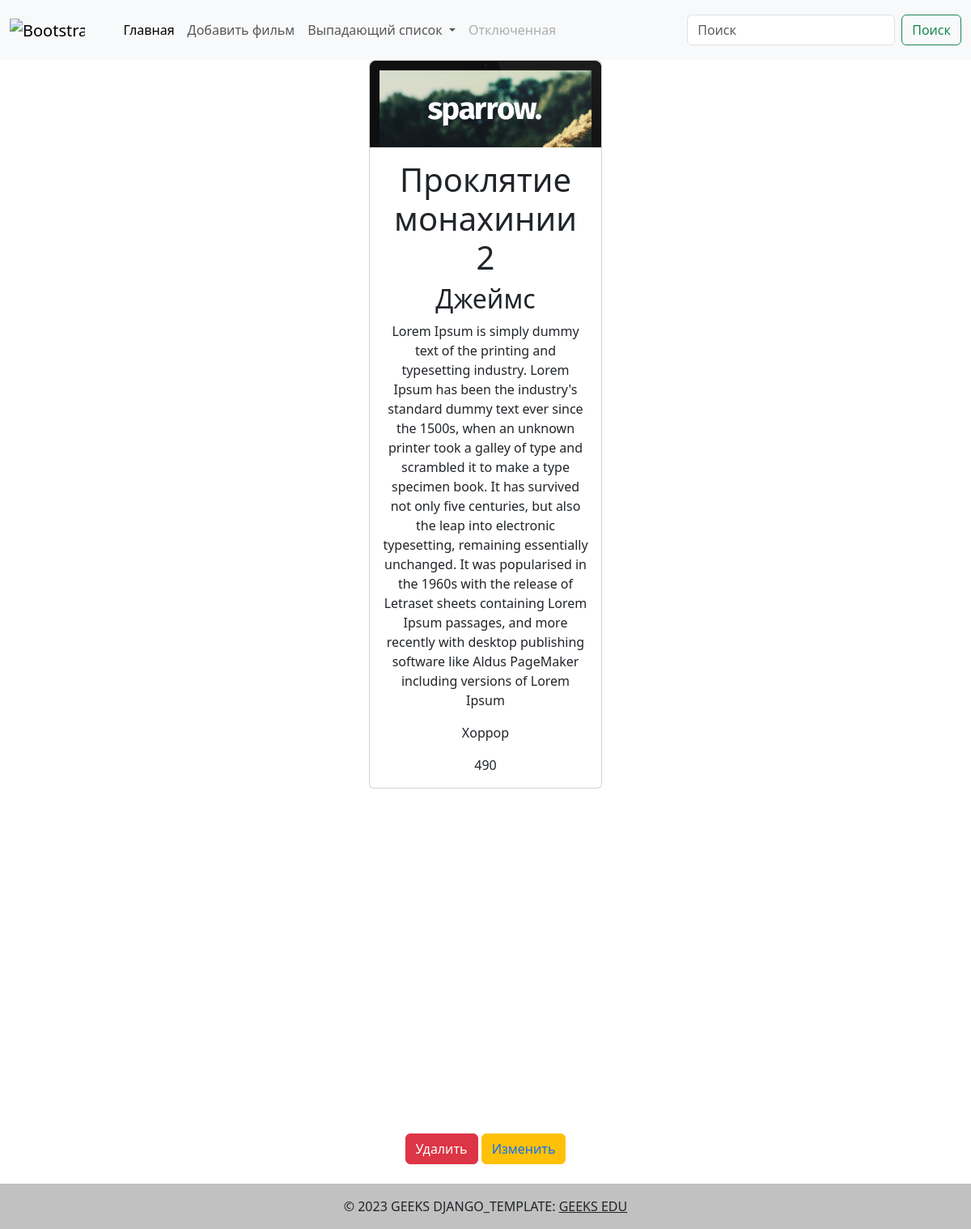
Before: /film_detail/1/ with the older database file.
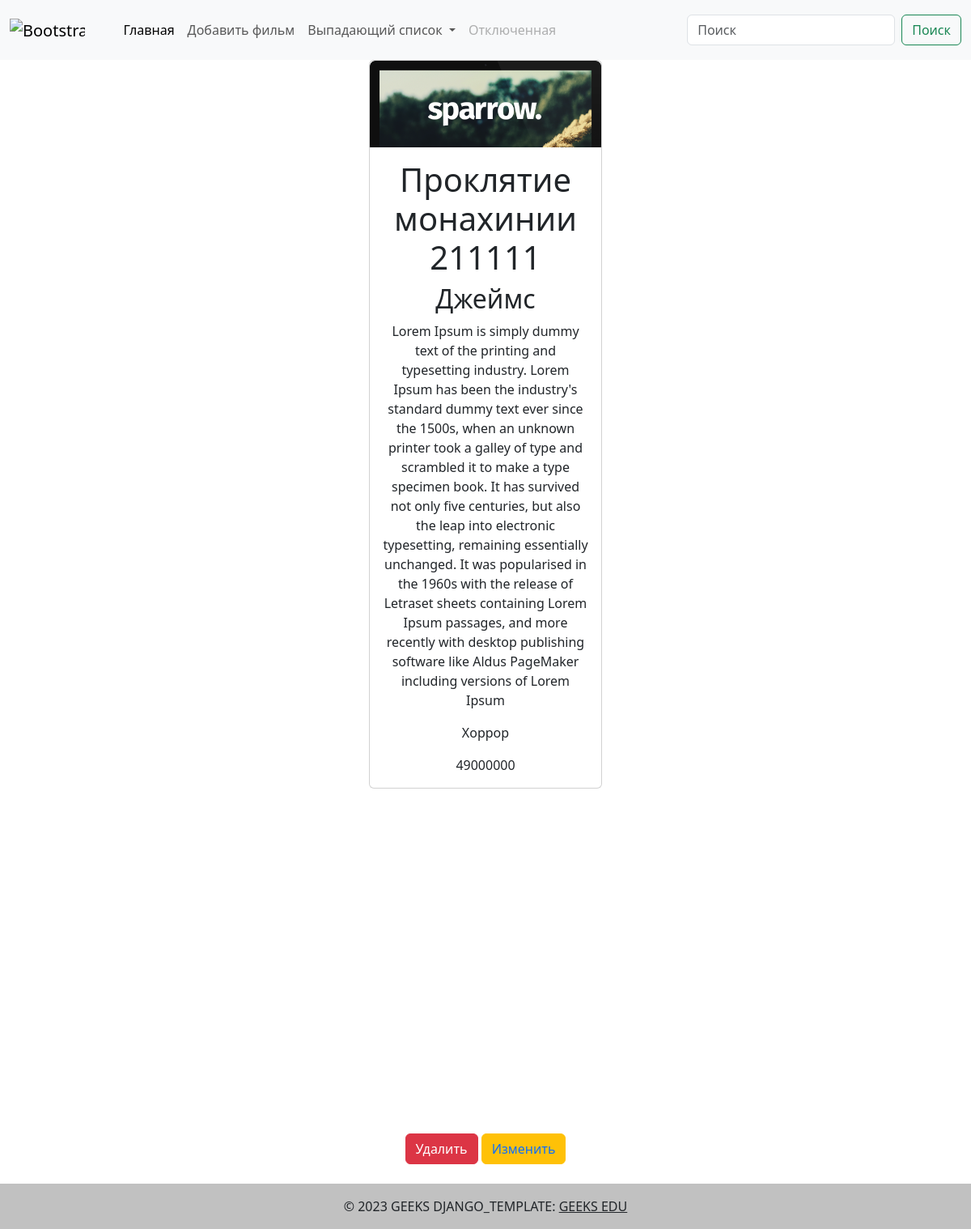
After: the same page with the newer database file.
### tv_show/models.py (models this page shows, shortened)
class Films(models.Model):
    GENRE = (
        ('Комедия', 'Комедия'),
        ('Хоррор', 'Хоррор'),
        ('Мелодрамма', 'Мелодрамма'),
        ('Аниме', 'Аниме')
    )
    title = models.CharField('Укажите название фильма', max_length=100)
    description = models.TextField('Укажите описание фильма', blank=True, null=True)
    image = models.ImageField('Добавьте фото', upload_to='images/')
    genre = models.CharField('Укажите жанр фильма', max_length=100, choices=GENRE)
    trailer = models.URLField('Укажите ссылку')
    cost = models.PositiveIntegerField('Укажите цену')
    director = models.CharField('Укажите директора', max_length=100, null=True)
    created_at = models.DateTimeField(auto_now_add=True)
    class Meta:
        verbose_name = 'Премьеру'
        verbose_name_plural = 'Премьеры'

### tv_show/views.py (the view)
# urls.py: path('film_detail/<int:id>/', views.tv_show_detail_view, name='film_detail'),
def tv_show_detail_view(request, id):
    film_id = get_object_or_404(models.Films, id=id)
    return render(request, 'films/film_detail.html', {'film_id_key': film_id})

### templates/films/film_detail.html
{% include 'films/header.html' %}
<center>
<div class="card" style="width: 18rem;">
  <img src="{{film_id_key.image.url}}" class="card-img-top" alt="...">
  <div class="card-body">
       <h1>{{film_id_key.title}}</h1>
    <h2>{{film_id_key.director}}</h2>
    <p class="card-text">{{film_id_key.description}}</p>
      <p class="card-text">{{film_id_key.genre}}</p>
      <p class="card-text">{{film_id_key.cost}}</p>
  </div>
</div>
    <iframe src="{{film_id_key.trailer}}" frameborder="0" width="640" height="420"></iframe>
    <br>
    <button type="button" class="btn btn-danger"><a style="text-decoration: none href="/film_detail/{{film_id_key.id}}/delete/">Удалить</a></button>
    <button type="button" class="btn btn-warning"><a style="text-decoration: none" href="/film_detail/{{film_id_key.id}}/update/">Изменить</a></button>
    <br><br>
</center>
{% include 'films/footer.html' %}

Changed rows visible on the page:
changed Films "Джеймс": title "Проклятие монахинии 2" → "Проклятие монахинии 211111"; cost "490" → "49000000"
